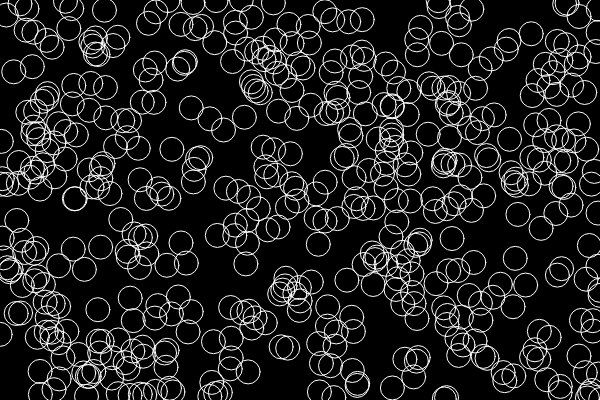
Frame 1 (no input)
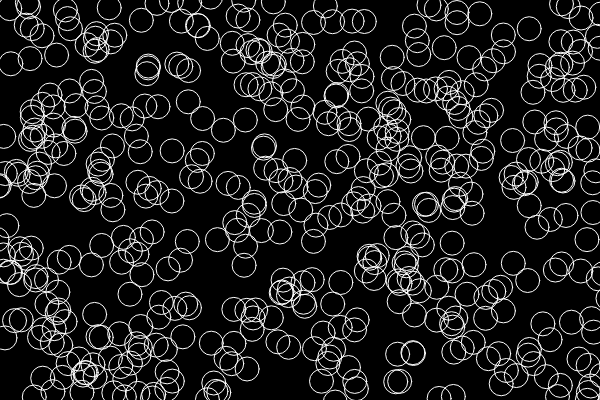
Frame 60 (no input)
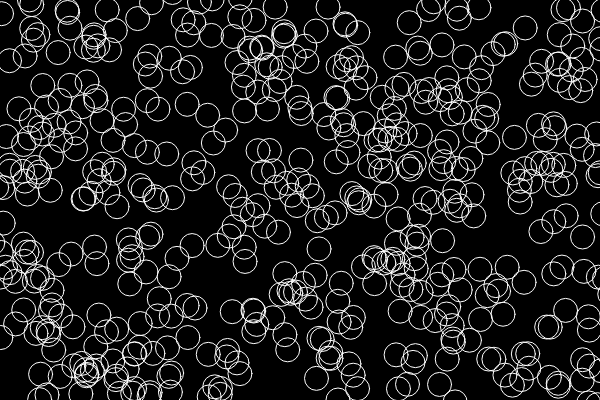
Frame 120 (the mouse pressed at the canvas centre since frame 60)

The p5.js sketch that drew these frames (run headless with seeded random() and noise() and a simulated clock; from frame 60 on, the mouse is pressed at the canvas centre):

// p5.js sketch
// ── sketch.js
var bubbles = [];



function setup() {
  createCanvas(600, 400);
  for (var i = 0; i < 500; i++) {
    bubbles[i] = {
      x: random(0, width),
      y: random(0, height),
      display: function() {
        stroke(255);
        noFill();
        ellipse(this.x, this.y, 24, 24);
      },
      move: function() {
        this.x = this.x + random(-1, 1);
        this.y = this.y + random(-1, 1);
      }
    }
  }
}

function draw() {
  background(0);
  for (var i = 0; i < bubbles.length; i++) {
    bubbles[i].move();
    bubbles[i].display();
  }
}
